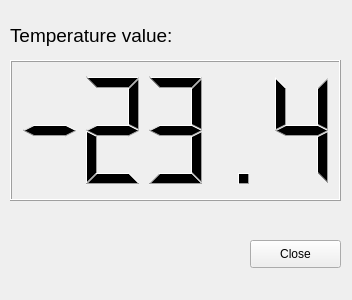
<?xml version="1.0" encoding="UTF-8"?>
<ui version="4.0">
 <class>Form</class>
 <widget class="QWidget" name="Form">
  <property name="windowModality">
   <enum>Qt::ApplicationModal</enum>
  </property>
  <property name="geometry">
   <rect>
    <x>0</x>
    <y>0</y>
    <width>352</width>
    <height>300</height>
   </rect>
  </property>
  <property name="sizePolicy">
   <sizepolicy hsizetype="Fixed" vsizetype="Fixed">
    <horstretch>0</horstretch>
    <verstretch>0</verstretch>
   </sizepolicy>
  </property>
  <property name="minimumSize">
   <size>
    <width>200</width>
    <height>300</height>
   </size>
  </property>
  <property name="maximumSize">
   <size>
    <width>400</width>
    <height>300</height>
   </size>
  </property>
  <property name="windowTitle">
   <string>Point on Wave Temperature Sensor</string>
  </property>
  <property name="windowIcon">
   <iconset resource="../logo.qrc">
    <normaloff>:/icon/resources/Netico-logo.png</normaloff>:/icon/resources/Netico-logo.png</iconset>
  </property>
  <widget class="QPushButton" name="push_close">
   <property name="geometry">
    <rect>
     <x>250</x>
     <y>240</y>
     <width>91</width>
     <height>28</height>
    </rect>
   </property>
   <property name="text">
    <string>Close</string>
   </property>
  </widget>
  <widget class="QLCDNumber" name="lcdNumber">
   <property name="geometry">
    <rect>
     <x>10</x>
     <y>60</y>
     <width>331</width>
     <height>141</height>
    </rect>
   </property>
   <property name="font">
    <font>
     <pointsize>11</pointsize>
     <kerning>true</kerning>
    </font>
   </property>
   <property name="smallDecimalPoint">
    <bool>false</bool>
   </property>
   <property name="digitCount">
    <number>5</number>
   </property>
   <property name="segmentStyle">
    <enum>QLCDNumber::Filled</enum>
   </property>
   <property name="value" stdset="0">
    <double>-23.399999999999999</double>
   </property>
  </widget>
  <widget class="QLabel" name="label_logo">
   <property name="geometry">
    <rect>
     <x>10</x>
     <y>220</y>
     <width>211</width>
     <height>61</height>
    </rect>
   </property>
   <property name="text">
    <string>&lt;html&gt;&lt;head/&gt;&lt;body&gt;&lt;p&gt;&lt;img src=&quot;:/logo/resources/Netico-Group-Logo.png&quot;/&gt;&lt;/p&gt;&lt;/body&gt;&lt;/html&gt;</string>
   </property>
  </widget>
  <widget class="QLabel" name="label_temp_value">
   <property name="geometry">
    <rect>
     <x>10</x>
     <y>20</y>
     <width>361</width>
     <height>31</height>
    </rect>
   </property>
   <property name="font">
    <font>
     <pointsize>14</pointsize>
    </font>
   </property>
   <property name="text">
    <string>Temperature value:</string>
   </property>
  </widget>
 </widget>
 <resources>
  <include location="../logo.qrc"/>
 </resources>
 <connections/>
</ui>
